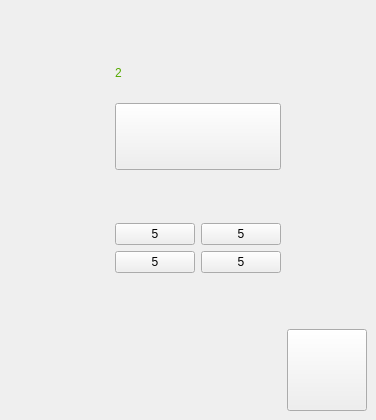
<?xml version="1.0" encoding="UTF-8"?>
<ui version="4.0">
 <class>sheshim2</class>
 <widget class="QMainWindow" name="sheshim2">
  <property name="geometry">
   <rect>
    <x>0</x>
    <y>0</y>
    <width>339</width>
    <height>420</height>
   </rect>
  </property>
  <property name="windowTitle">
   <string>MainWindow</string>
  </property>
  <property name="styleSheet">
   <string notr="true">border-image: url(:/bg_wewim);</string>
  </property>
  <widget class="QWidget" name="centralwidget">
   <layout class="QGridLayout" name="gridLayout_2">
    <item row="0" column="1">
     <spacer name="verticalSpacer_3">
      <property name="orientation">
       <enum>Qt::Vertical</enum>
      </property>
      <property name="sizeType">
       <enum>QSizePolicy::Minimum</enum>
      </property>
      <property name="sizeHint" stdset="0">
       <size>
        <width>120</width>
        <height>40</height>
       </size>
      </property>
     </spacer>
    </item>
    <item row="1" column="0">
     <widget class="QLabel" name="label">
      <property name="sizePolicy">
       <sizepolicy hsizetype="Preferred" vsizetype="MinimumExpanding">
        <horstretch>0</horstretch>
        <verstretch>0</verstretch>
       </sizepolicy>
      </property>
      <property name="styleSheet">
       <string notr="true">border-image: url(:/images/about and points/text_score.png);</string>
      </property>
      <property name="text">
       <string/>
      </property>
     </widget>
    </item>
    <item row="2" column="0">
     <spacer name="horizontalSpacer">
      <property name="orientation">
       <enum>Qt::Horizontal</enum>
      </property>
      <property name="sizeType">
       <enum>QSizePolicy::MinimumExpanding</enum>
      </property>
      <property name="sizeHint" stdset="0">
       <size>
        <width>100</width>
        <height>67</height>
       </size>
      </property>
     </spacer>
    </item>
    <item row="2" column="1">
     <widget class="QPushButton" name="pushButton_esep">
      <property name="sizePolicy">
       <sizepolicy hsizetype="Preferred" vsizetype="MinimumExpanding">
        <horstretch>0</horstretch>
        <verstretch>0</verstretch>
       </sizepolicy>
      </property>
      <property name="styleSheet">
       <string notr="true">border-image: url(:/b3);
font: 75 28pt &quot;MS Shell Dlg 2&quot;;</string>
      </property>
      <property name="text">
       <string/>
      </property>
     </widget>
    </item>
    <item row="2" column="2">
     <spacer name="horizontalSpacer_2">
      <property name="orientation">
       <enum>Qt::Horizontal</enum>
      </property>
      <property name="sizeType">
       <enum>QSizePolicy::MinimumExpanding</enum>
      </property>
      <property name="sizeHint" stdset="0">
       <size>
        <width>80</width>
        <height>67</height>
       </size>
      </property>
     </spacer>
    </item>
    <item row="3" column="1">
     <spacer name="verticalSpacer">
      <property name="orientation">
       <enum>Qt::Vertical</enum>
      </property>
      <property name="sizeType">
       <enum>QSizePolicy::MinimumExpanding</enum>
      </property>
      <property name="sizeHint" stdset="0">
       <size>
        <width>120</width>
        <height>20</height>
       </size>
      </property>
     </spacer>
    </item>
    <item row="4" column="1">
     <layout class="QGridLayout" name="gridLayout">
      <item row="0" column="0">
       <widget class="QPushButton" name="pushButton_2">
        <property name="sizePolicy">
         <sizepolicy hsizetype="MinimumExpanding" vsizetype="MinimumExpanding">
          <horstretch>0</horstretch>
          <verstretch>0</verstretch>
         </sizepolicy>
        </property>
        <property name="styleSheet">
         <string notr="true">font: 75 20pt &quot;MS Shell Dlg 2&quot;;
border-image: url(:/e_b);
</string>
        </property>
        <property name="text">
         <string>5</string>
        </property>
       </widget>
      </item>
      <item row="2" column="0">
       <widget class="QPushButton" name="pushButton_3">
        <property name="sizePolicy">
         <sizepolicy hsizetype="MinimumExpanding" vsizetype="MinimumExpanding">
          <horstretch>0</horstretch>
          <verstretch>0</verstretch>
         </sizepolicy>
        </property>
        <property name="styleSheet">
         <string notr="true">font: 75 20pt &quot;MS Shell Dlg 2&quot;;
border-image: url(:/e_b);
</string>
        </property>
        <property name="text">
         <string>5</string>
        </property>
       </widget>
      </item>
      <item row="0" column="1">
       <widget class="QPushButton" name="pushButton_4">
        <property name="sizePolicy">
         <sizepolicy hsizetype="MinimumExpanding" vsizetype="MinimumExpanding">
          <horstretch>0</horstretch>
          <verstretch>0</verstretch>
         </sizepolicy>
        </property>
        <property name="styleSheet">
         <string notr="true">font: 75 20pt &quot;MS Shell Dlg 2&quot;;
border-image: url(:/e_b);</string>
        </property>
        <property name="text">
         <string>5</string>
        </property>
       </widget>
      </item>
      <item row="2" column="1">
       <widget class="QPushButton" name="pushButton_5">
        <property name="sizePolicy">
         <sizepolicy hsizetype="MinimumExpanding" vsizetype="MinimumExpanding">
          <horstretch>0</horstretch>
          <verstretch>0</verstretch>
         </sizepolicy>
        </property>
        <property name="styleSheet">
         <string notr="true">font: 75 20pt &quot;MS Shell Dlg 2&quot;;
border-image: url(:/e_b);</string>
        </property>
        <property name="text">
         <string>5</string>
        </property>
       </widget>
      </item>
     </layout>
    </item>
    <item row="6" column="1">
     <spacer name="verticalSpacer_2">
      <property name="orientation">
       <enum>Qt::Vertical</enum>
      </property>
      <property name="sizeType">
       <enum>QSizePolicy::Expanding</enum>
      </property>
      <property name="sizeHint" stdset="0">
       <size>
        <width>120</width>
        <height>82</height>
       </size>
      </property>
     </spacer>
    </item>
    <item row="6" column="2">
     <widget class="QPushButton" name="pushButton_6">
      <property name="sizePolicy">
       <sizepolicy hsizetype="Preferred" vsizetype="Preferred">
        <horstretch>0</horstretch>
        <verstretch>0</verstretch>
       </sizepolicy>
      </property>
      <property name="styleSheet">
       <string notr="true">border-image: url(:/e_b);
font: 75 20pt &quot;MS Shell Dlg 2&quot;;</string>
      </property>
      <property name="text">
       <string/>
      </property>
     </widget>
    </item>
    <item row="1" column="1">
     <widget class="QLabel" name="label_2">
      <property name="styleSheet">
       <string notr="true">border-image: url(:/images/about and points/blank.png);
color: rgb(85, 170, 0);
font: 75 24pt &quot;MS Shell Dlg 2&quot;;</string>
      </property>
      <property name="text">
       <string>2</string>
      </property>
     </widget>
    </item>
    <item row="5" column="1">
     <spacer name="verticalSpacer_4">
      <property name="orientation">
       <enum>Qt::Vertical</enum>
      </property>
      <property name="sizeHint" stdset="0">
       <size>
        <width>20</width>
        <height>50</height>
       </size>
      </property>
     </spacer>
    </item>
   </layout>
  </widget>
 </widget>
 <resources/>
 <connections/>
</ui>
